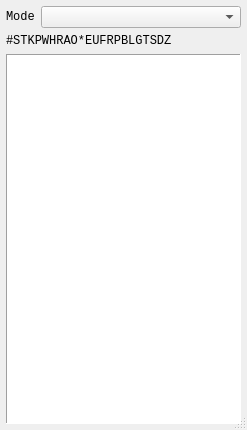
<?xml version="1.0" encoding="UTF-8"?>
<ui version="4.0">
 <class>PaperTape</class>
 <widget class="QDialog" name="PaperTape">
  <property name="geometry">
   <rect>
    <x>0</x>
    <y>0</y>
    <width>247</width>
    <height>430</height>
   </rect>
  </property>
  <property name="font">
   <font>
    <family>Monospace</family>
   </font>
  </property>
  <property name="windowTitle">
   <string>Plover: Paper Tape</string>
  </property>
  <property name="sizeGripEnabled">
   <bool>true</bool>
  </property>
  <layout class="QVBoxLayout" name="verticalLayout">
   <property name="leftMargin">
    <number>6</number>
   </property>
   <property name="topMargin">
    <number>6</number>
   </property>
   <property name="rightMargin">
    <number>6</number>
   </property>
   <property name="bottomMargin">
    <number>6</number>
   </property>
   <item>
    <layout class="QFormLayout" name="formLayout">
     <item row="0" column="0">
      <widget class="QLabel" name="label">
       <property name="text">
        <string>Mode</string>
       </property>
      </widget>
     </item>
     <item row="0" column="1">
      <widget class="QComboBox" name="styles">
       <property name="sizePolicy">
        <sizepolicy hsizetype="Expanding" vsizetype="Fixed">
         <horstretch>0</horstretch>
         <verstretch>0</verstretch>
        </sizepolicy>
       </property>
      </widget>
     </item>
    </layout>
   </item>
   <item>
    <widget class="QLabel" name="header">
     <property name="sizePolicy">
      <sizepolicy hsizetype="Expanding" vsizetype="Preferred">
       <horstretch>0</horstretch>
       <verstretch>0</verstretch>
      </sizepolicy>
     </property>
     <property name="text">
      <string>#STKPWHRAO*EUFRPBLGTSDZ</string>
     </property>
    </widget>
   </item>
   <item>
    <widget class="QPlainTextEdit" name="tape">
     <property name="frameShape">
      <enum>QFrame::Panel</enum>
     </property>
     <property name="lineWrapMode">
      <enum>QPlainTextEdit::NoWrap</enum>
     </property>
     <property name="readOnly">
      <bool>true</bool>
     </property>
    </widget>
   </item>
  </layout>
  <action name="action_Clear">
   <property name="icon">
    <iconset resource="resources/resources.qrc">
     <normaloff>:/clear.png</normaloff>:/clear.png</iconset>
   </property>
   <property name="text">
    <string>&amp;Clear</string>
   </property>
   <property name="toolTip">
    <string>Clear paper tape</string>
   </property>
   <property name="shortcut">
    <string>Ctrl+L</string>
   </property>
  </action>
  <action name="action_Save">
   <property name="icon">
    <iconset resource="resources/resources.qrc">
     <normaloff>:/save.png</normaloff>:/save.png</iconset>
   </property>
   <property name="text">
    <string>&amp;Save</string>
   </property>
   <property name="toolTip">
    <string>Save paper tape to file</string>
   </property>
   <property name="shortcut">
    <string>Ctrl+S</string>
   </property>
  </action>
  <action name="action_ToggleOnTop">
   <property name="checkable">
    <bool>true</bool>
   </property>
   <property name="icon">
    <iconset resource="resources/resources.qrc">
     <normaloff>:/pin.svg</normaloff>
     <normalon>:/pin-off.svg</normalon>:/pin.svg</iconset>
   </property>
   <property name="text">
    <string>&amp;Toggle &quot;always on top&quot;</string>
   </property>
   <property name="toolTip">
    <string>Toggle &quot;always on top&quot;</string>
   </property>
   <property name="shortcut">
    <string>Ctrl+T</string>
   </property>
  </action>
  <action name="action_SelectFont">
   <property name="icon">
    <iconset resource="resources/resources.qrc">
     <normaloff>:/font.png</normaloff>:/font.png</iconset>
   </property>
   <property name="text">
    <string>Select &amp;font</string>
   </property>
   <property name="toolTip">
    <string>Open font selection dialog</string>
   </property>
  </action>
 </widget>
 <resources>
  <include location="resources/resources.qrc"/>
 </resources>
 <connections>
  <connection>
   <sender>styles</sender>
   <signal>activated(QString)</signal>
   <receiver>PaperTape</receiver>
   <slot>on_style_changed()</slot>
   <hints>
    <hint type="sourcelabel">
     <x>199</x>
     <y>21</y>
    </hint>
    <hint type="destinationlabel">
     <x>199</x>
     <y>149</y>
    </hint>
   </hints>
  </connection>
  <connection>
   <sender>action_Clear</sender>
   <signal>triggered()</signal>
   <receiver>PaperTape</receiver>
   <slot>on_clear()</slot>
   <hints>
    <hint type="sourcelabel">
     <x>-1</x>
     <y>-1</y>
    </hint>
    <hint type="destinationlabel">
     <x>199</x>
     <y>149</y>
    </hint>
   </hints>
  </connection>
  <connection>
   <sender>action_Save</sender>
   <signal>triggered()</signal>
   <receiver>PaperTape</receiver>
   <slot>on_save()</slot>
   <hints>
    <hint type="sourcelabel">
     <x>-1</x>
     <y>-1</y>
    </hint>
    <hint type="destinationlabel">
     <x>199</x>
     <y>149</y>
    </hint>
   </hints>
  </connection>
  <connection>
   <sender>action_ToggleOnTop</sender>
   <signal>triggered(bool)</signal>
   <receiver>PaperTape</receiver>
   <slot>on_toggle_ontop(bool)</slot>
   <hints>
    <hint type="sourcelabel">
     <x>-1</x>
     <y>-1</y>
    </hint>
    <hint type="destinationlabel">
     <x>123</x>
     <y>214</y>
    </hint>
   </hints>
  </connection>
  <connection>
   <sender>action_SelectFont</sender>
   <signal>triggered()</signal>
   <receiver>PaperTape</receiver>
   <slot>on_select_font()</slot>
   <hints>
    <hint type="sourcelabel">
     <x>-1</x>
     <y>-1</y>
    </hint>
    <hint type="destinationlabel">
     <x>123</x>
     <y>214</y>
    </hint>
   </hints>
  </connection>
 </connections>
 <slots>
  <slot>on_save()</slot>
  <slot>on_clear()</slot>
  <slot>on_style_changed()</slot>
  <slot>on_toggle_ontop(bool)</slot>
  <slot>on_select_font()</slot>
 </slots>
</ui>
